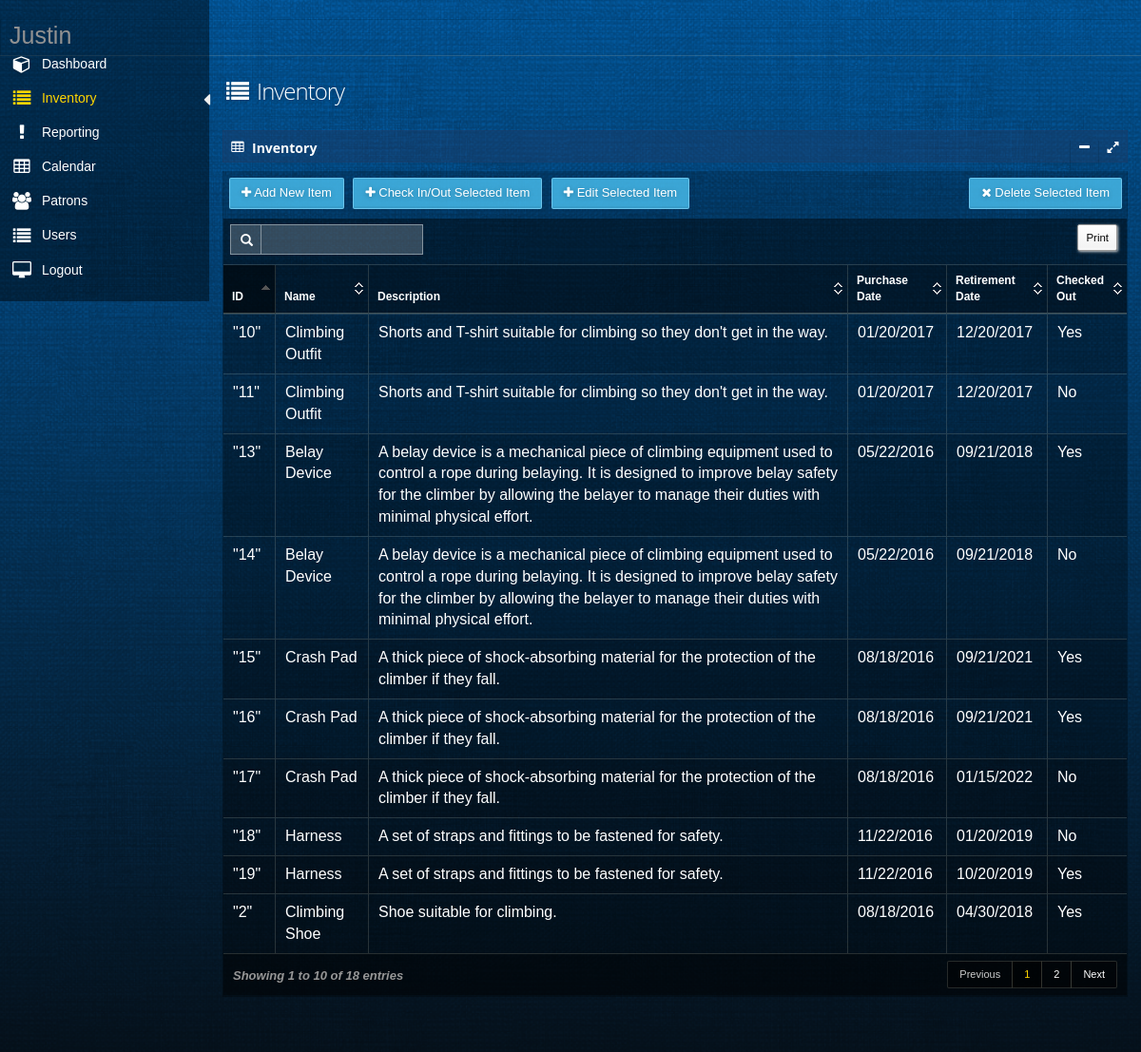
The page /inventory (signed in) on the database as committed earlier.
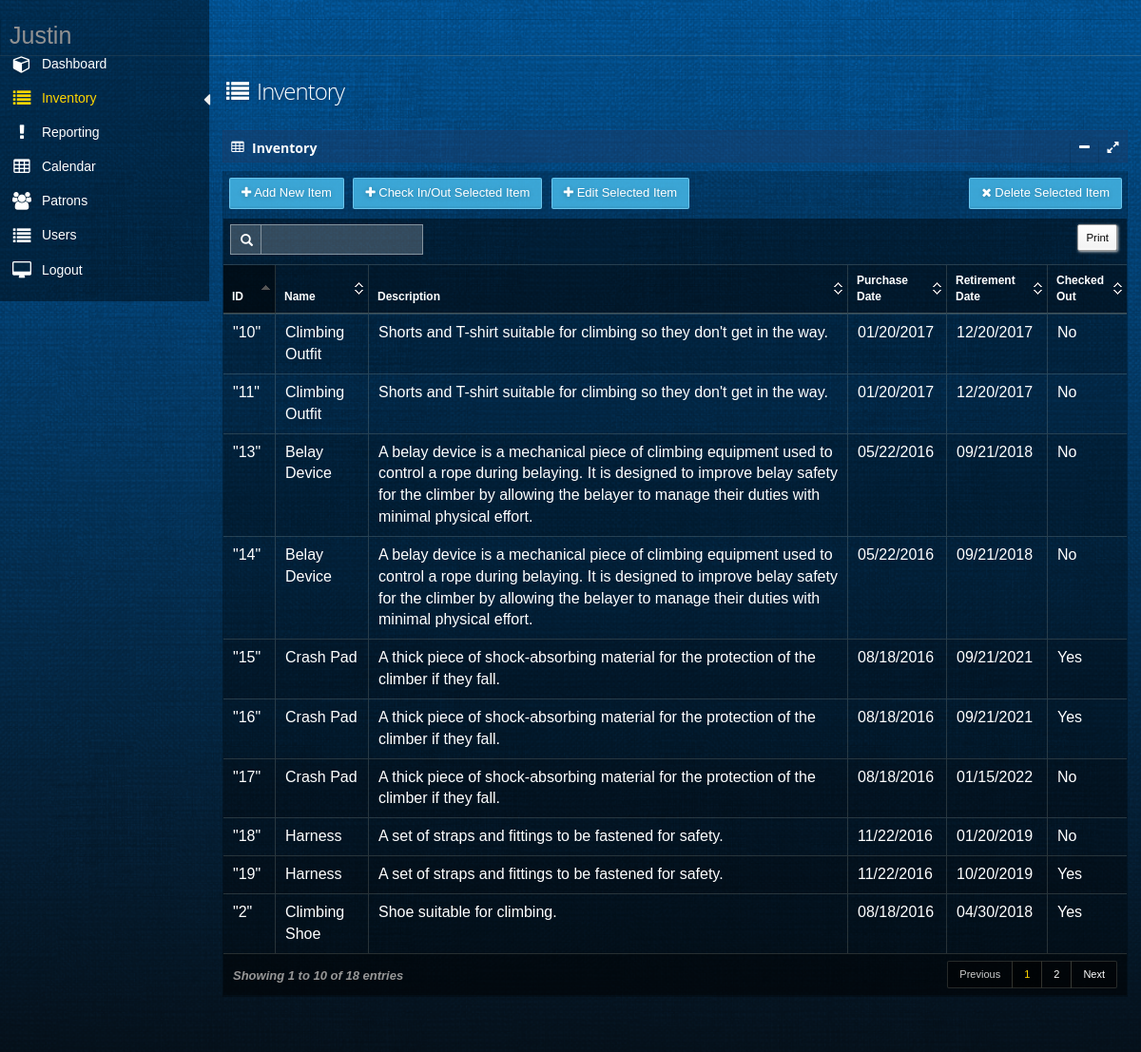
The same page on the database as committed later.
### tables this page shows
CREATE TABLE "Inventory" (
	`Id`	TEXT NOT NULL UNIQUE,
	`Name`	TEXT NOT NULL,
	`Description`	TEXT,
	`RetirementDate`	TEXT,
	`IsCheckOut`	REAL NOT NULL,
	`PurchaseDate`	TEXT
);

### app.py (the view)
@app.route('/inventory')
def inventory():
    return inventoryModule.inventory()

### databaseFunctions.py (called while the page is built)
def getAllInventoryIds():
    with engine.connect() as connection:
        sqlText = text("SELECT Id FROM Inventory ORDER by Name, Id")
        result = engine.execute(sqlText)
        ids = []
        for row in result:
            ids.append(row[0])
        if not ids:
            return None
        else:
            return ids

def getAllInventoryNames():
    with engine.connect() as connection:
        sqlText = text("SELECT Name FROM Inventory ORDER by Name, Id")
        result = engine.execute(sqlText)
        names = []
        for row in result:
            names.append(row[0])
        if not names:
            return None
        else:
            return names

def getAllInventoryDescriptions():
    with engine.connect() as connection:
        sqlText = text("SELECT Description FROM Inventory ORDER by Name, Id")
        result = engine.execute(sqlText)
        descriptions = []
        for row in result:
            descriptions.append(row[0])
        if not descriptions:
            return None
        else:
            return descriptions

def getAllInventoryPurchaseDates():
    with engine.connect() as connection:
        sqlText = text("SELECT PurchaseDate FROM Inventory ORDER by Name, Id")
        result = engine.execute(sqlText)
        purchaseDates = []
        for row in result:
            purchaseDates.append(row[0])
        if not purchaseDates:
            return None
        else:
            return purchaseDates

def getAllInventoryRetirementDates():
    with engine.connect() as connection:
        sqlText = text("SELECT RetirementDate FROM Inventory ORDER by Name, Id")
        result = engine.execute(sqlText)
        retirementDates = []
        for row in result:
            retirementDates.append(row[0])
        if not retirementDates:
            return None
        else:
            return retirementDates

def getAllInventoryCheckOutStatuses():
    with engine.connect() as connection:
        sqlText = text("SELECT IsCheckOut FROM Inventory ORDER by Name, Id")
        result = engine.execute(sqlText)
        checkOutStatuses = []
        for row in result:
            checkOutStatuses.append(row[0])
        if not checkOutStatuses:
            return None
        else:
            return checkOutStatuses

### templates/inventory.html (shortened to what this page needs)
﻿{% extends "layout.html" %}
{% block body %}
<div id="main" role="main">
    <div id="content">
        <div class="row">
            <div class="col-xs-12 col-sm-7 col-md-7 col-lg-4">
                <h1 class="page-title txt-color-blueDark">
                    <i class="fa-fw fa fa-list"></i>
                    Inventory
                </h1>
            </div>
        </div>
        <section id="widget-grid" class="">
            <div class="row">
                <article class="col-xs-12 col-sm-12 col-md-12 col-lg-12">
                    <div class="jarviswidget jarviswidget-color-blueDark" id="wid-id-1" data-widget-editbutton="false" data-widget-colorbutton="false" data-widget-deletebutton="false">
                        <header style="padding-top:10px">
                            <span class="widget-icon"> <i class="fa fa-table"></i> </span>
                            <h2 style="line-height:15px"><strong>Inventory</strong></h2>
                        </header>
                        <div>
                            <div class="widget-body no-padding">
                                <div style="padding-bottom:10px; padding-right: 5px; padding-top: 7px;">
                                    <button class="btn btn-primary" style="margin-left:6px;" data-toggle="modal" data-target="#myModal">
                                        <i class="fa fa-plus"></i> <span class="hidden-mobile">Add New Item</span>
                                    </button>
                                    <button class="btn btn-primary" id="checkOutInventoryItem" style="margin-left:6px;">
                                        <i class="fa fa-plus"></i> <span class="hidden-mobile">Check In/Out Selected Item</span>
                                    </button>
                                    <button class="btn btn-primary" id="editInventoryItem" style="margin-left:6px;" data-target="#editModal">
                                        <i class="fa fa-plus"></i> <span class="hidden-mobile">Edit Selected Item</span>
                                    </button>
                                    <button class="btn btn-primary" style="margin-left:6px; float:right" id="deleteButton">
                                        <i class="fa fa-times"></i> <span class="hidden-mobile">Delete Selected Item</span>
                                    </button>
                                </div>
                                <table id="datatable" class="table table-striped table-bordered table-hover">
                                    <thead>
                                        <tr>
                                            <th data-hide="phone">ID</th>
                                            <th data-class="expand">Name</th>
                                            <th data-hide="phone">Description</th>
                                            <th data-hide="phone,tablet">Purchase Date</th>
                                            <th data-hide="phone,tablet">Retirement Date</th>
                                            <th data-hide="phone,tablet">Checked Out</th>
                                        </tr>
                                    </thead>
                                    <tbody>
                                        {% for row in inventoryTable %}
                                        <tr id="tr">
                                            <td>{{ row['id']|tojson|safe }}</td>
                                            <td>{{ row['name'] }}</td>
                                            <td>{{ row['description'] }}</td>
                                            <td>{{ row['purchaseDate'] }}</td>
                                            <td>{{ row['retirementDate'] }}</td>
                                            {% if row['checkOutStatus'] == 'False' %}
                                            <td>No</td>
                                            {% else %}
                                            <td>Yes</td>
                                            {% endif %}
                                        </tr>
                                        {% endfor %}
                                    </tbody>
                                </table>
                            </div>
                        </div>
                    </div>
                </article>
            </div>
        </section>
    </div>
</div>
    {% endblock %}

### templates/layout.html (shortened to what this page needs)
﻿<!DOCTYPE html>
<link rel="stylesheet" type="text/css" media="screen" href="static/css/bootstrap.min.css">
<link rel="stylesheet" type="text/css" media="screen" href="static/css/font-awesome.min.css">
<link rel="stylesheet" type="text/css" media="screen" href="static/css/smartadmin-production-plugins.min.css">
<link rel="stylesheet" type="text/css" media="screen" href="static/css/smartadmin-production.min.css">
<link rel="stylesheet" type="text/css" media="screen" href="static/css/smartadmin-skins.min.css">
<link rel="stylesheet" type="text/css" media="screen" href="static/css/smartadmin-rtl.min.css">
<link rel="stylesheet" type="text/css" media="screen" href="static/css/styles.css">
<link rel="stylesheet" href="static/css/signature-pad.css">
<html lang="en-us">
<head>
</head>
<body class="smart-style-5">
    {% if session['isLoggedIn'] %}
    <div class="login-info" style="font-size:25px">
        <span>
            <span>
                {{ session['currentUserFirstName'] }} <br />
            </span>
        </span>
    </div>
    {% if session['currentUserAccountType'] != 'Employee' %}
        <aside id="left-panel" style="height:317px; min-height:0px;">
    {% endif %}
            <nav>
                <ul id="navbarList">
                    <li>
                        <a href="index"><i class="fa fa-lg fa-fw fa-cube txt-color-blue"></i> <span class="menu-item-parent">Dashboard</span></a>
                    </li>
                    <li>
                        <a href="inventory"><i class="fa fa-lg fa-fw fa-list"></i> <span class="menu-item-parent">Inventory</span></a>
                    </li>
                    <li>
                        <a href="reporting"><i class="fa fa-lg fa-fw fa-exclamation"></i> <span class="menu-item-parent">Reporting</span></a>
                    </li>
                    <li>
                        <a href="calendar"><i class="fa fa-lg fa-fw fa-table"></i> <span class="menu-item-parent">Calendar</span></a>
                    </li>
                    <li>
                        <a href="patrons"><i class="fa fa-lg fa-fw fa-users txt-color-blue"></i> <span class="menu-item-parent">Patrons</span></a>
                    </li>
                    {% if session['currentUserAccountType'] != 'Employee' %}
                    <li>
                        <a href="users"><i class="fa fa-lg fa-fw fa-list"></i> <span class="menu-item-parent">Users</span></a>
                    </li>
                    {% endif %}
                    <li>
                        <a href="logout"><i class="fa fa-lg fa-fw fa-desktop"></i> <span class="menu-item-parent">Logout</span></a>
                    </li>
                </ul>
            </nav>
        </aside>
        {% endif %}
        {% block body %}{% endblock %}
</body>
</html>

### static/css/styles.css (style rules this page uses)
body { width:100%; height:100% }

### static/css/signature-pad.css (style rules this page uses)
body { font-family: Helvetica, Sans-Serif; -moz-user-select: none; -webkit-user-select: none; -ms-user-select: none; }

Rows that differ between the two databases and show on the page:
changed Inventory (number 1 of 10 on the later page): IsCheckOut "True" → "False" (drawn)
changed Inventory (number 3 of 10 on the later page): IsCheckOut "True" → "False" (drawn)
Other text that changed with them:
list line gone: "Yes"
new list line: "No"
